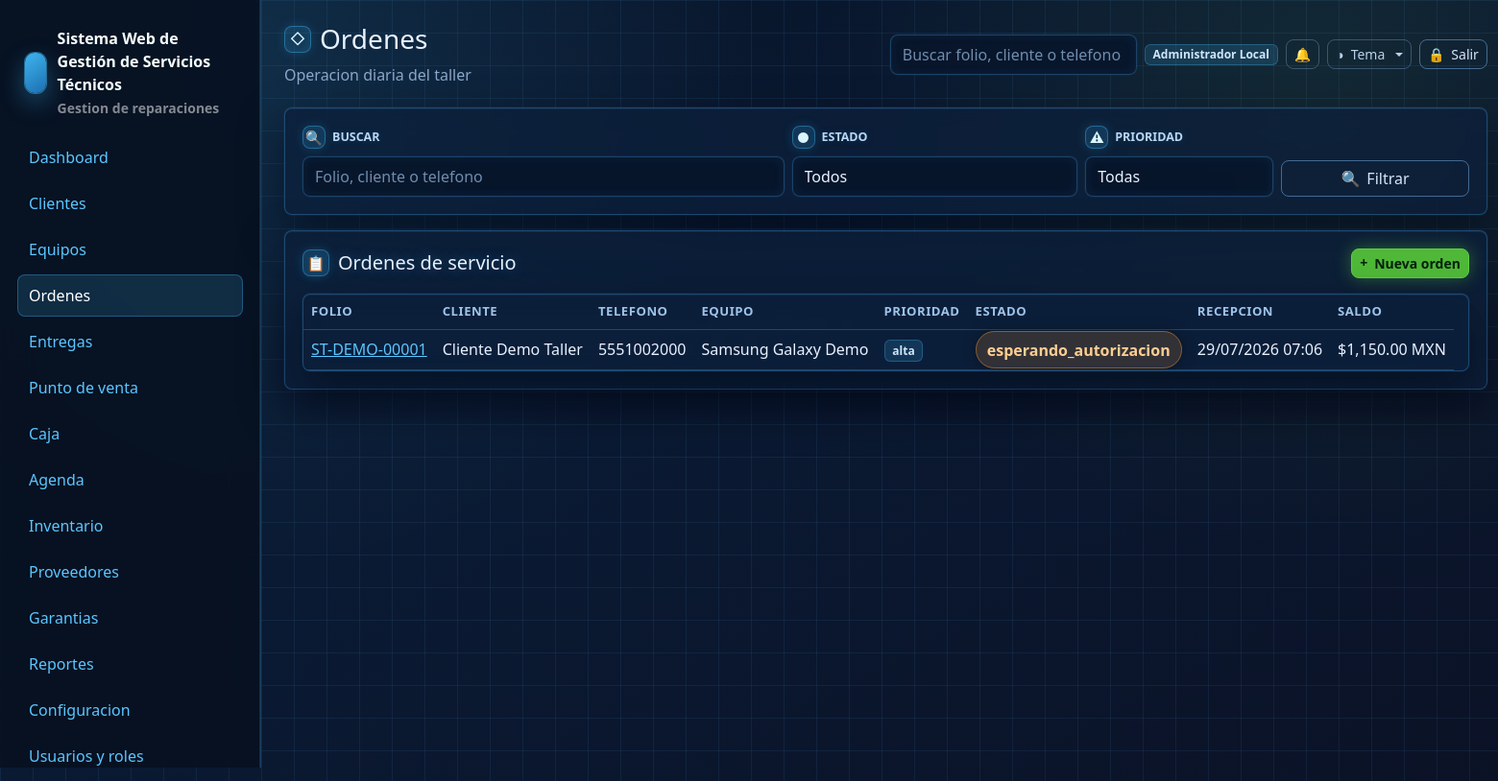
Page /ordenes (signed in) on the committed database.
### tables this page shows
CREATE TABLE users (
    id INT UNSIGNED AUTO_INCREMENT PRIMARY KEY,
    name VARCHAR(160) NOT NULL,
    email VARCHAR(190) NOT NULL UNIQUE,
    password VARCHAR(255) NOT NULL,
    phone VARCHAR(40) NULL,
    status ENUM('activo','inactivo','bloqueado') NOT NULL DEFAULT 'activo',
    last_login_at DATETIME NULL,
    created_at DATETIME NOT NULL DEFAULT CURRENT_TIMESTAMP,
    updated_at DATETIME NULL ON UPDATE CURRENT_TIMESTAMP,
    deleted_at DATETIME NULL
);

CREATE TABLE ordenes_servicio (
    id INT UNSIGNED AUTO_INCREMENT PRIMARY KEY,
    folio VARCHAR(60) NOT NULL UNIQUE,
    cliente_id INT UNSIGNED NOT NULL,
    equipo_id INT UNSIGNED NOT NULL,
    tecnico_id INT UNSIGNED NULL,
    recibido_por INT UNSIGNED NOT NULL,
    tipo_servicio VARCHAR(120) NOT NULL,
    falla_reportada TEXT NOT NULL,
    diagnostico_inicial TEXT NULL,
    prioridad ENUM('baja','normal','alta','urgente') NOT NULL DEFAULT 'normal',
    estado ENUM('recibida','en_revision','diagnosticada','esperando_autorizacion','autorizada','rechazada','en_reparacion','esperando_refaccion','reparada','no_reparable','lista_para_entrega','entregada','cancelada','garantia') NOT NULL DEFAULT 'recibida',
    fecha_recepcion DATETIME NOT NULL DEFAULT CURRENT_TIMESTAMP,
    fecha_estimada_entrega DATETIME NULL,
    fecha_real_entrega DATETIME NULL,
    costo_estimado DECIMAL(12,2) NOT NULL DEFAULT 0,
    costo_final DECIMAL(12,2) NOT NULL DEFAULT 0,
    anticipo DECIMAL(12,2) NOT NULL DEFAULT 0,
    saldo_pendiente DECIMAL(12,2) NOT NULL DEFAULT 0,
    garantia_ofrecida VARCHAR(160) NULL,
    observaciones_internas TEXT NULL,
    observaciones_cliente TEXT NULL,
    codigo_entrega VARCHAR(80) NULL UNIQUE,
    ubicacion_actual VARCHAR(120) NOT NULL DEFAULT 'Recepcion',
    token_publico VARCHAR(120) NOT NULL,
    firma_recepcion TEXT NULL,
    firma_entrega TEXT NULL,
    created_at DATETIME NOT NULL DEFAULT CURRENT_TIMESTAMP,
    updated_at DATETIME NULL ON UPDATE CURRENT_TIMESTAMP,
    deleted_at DATETIME NULL,
    CONSTRAINT fk_orden_cliente FOREIGN KEY (cliente_id) REFERENCES clientes(id),
    CONSTRAINT fk_orden_equipo FOREIGN KEY (equipo_id) REFERENCES equipos(id),
    CONSTRAINT fk_orden_tecnico FOREIGN KEY (tecnico_id) REFERENCES users(id) ON DELETE SET NULL,
    CONSTRAINT fk_orden_recibido FOREIGN KEY (recibido_por) REFERENCES users(id),
    INDEX idx_orden_folio (folio),
    INDEX idx_orden_cliente (cliente_id),
    INDEX idx_orden_equipo (equipo_id),
    INDEX idx_orden_estado (estado),
    INDEX idx_orden_codigo_entrega (codigo_entrega),
    INDEX idx_orden_tecnico (tecnico_id),
    INDEX idx_orden_fecha (fecha_recepcion)
);

CREATE TABLE clientes (
    id INT UNSIGNED AUTO_INCREMENT PRIMARY KEY,
    nombre_completo VARCHAR(190) NOT NULL,
    telefono VARCHAR(40) NOT NULL,
    whatsapp VARCHAR(40) NULL,
    email VARCHAR(190) NULL,
    domicilio VARCHAR(255) NULL,
    ciudad VARCHAR(120) NULL,
    estado VARCHAR(120) NULL,
    codigo_postal VARCHAR(20) NULL,
    rfc VARCHAR(20) NULL,
    notas_internas TEXT NULL,
    estatus ENUM('activo','inactivo') NOT NULL DEFAULT 'activo',
    created_at DATETIME NOT NULL DEFAULT CURRENT_TIMESTAMP,
    updated_at DATETIME NULL ON UPDATE CURRENT_TIMESTAMP,
    deleted_at DATETIME NULL,
    INDEX idx_clientes_nombre (nombre_completo),
    INDEX idx_clientes_telefono (telefono),
    INDEX idx_clientes_email (email)
);

CREATE TABLE equipos (
    id INT UNSIGNED AUTO_INCREMENT PRIMARY KEY,
    cliente_id INT UNSIGNED NOT NULL,
    tipo ENUM('celular','laptop','pc','consola','impresora','electrodomestico','herramienta','moto','otro') NOT NULL DEFAULT 'otro',
    marca_id INT UNSIGNED NULL,
    modelo_id INT UNSIGNED NULL,
    marca VARCHAR(120) NULL,
    modelo VARCHAR(120) NULL,
    numero_serie VARCHAR(120) NULL,
    imei VARCHAR(80) NULL,
    color VARCHAR(80) NULL,
    password_equipo VARCHAR(120) NULL,
    accesorios_recibidos TEXT NULL,
    estado_fisico TEXT NULL,
    observaciones TEXT NULL,
    created_at DATETIME NOT NULL DEFAULT CURRENT_TIMESTAMP,
    updated_at DATETIME NULL ON UPDATE CURRENT_TIMESTAMP,
    deleted_at DATETIME NULL,
    CONSTRAINT fk_equipos_cliente FOREIGN KEY (cliente_id) REFERENCES clientes(id),
    CONSTRAINT fk_equipos_marca FOREIGN KEY (marca_id) REFERENCES equipo_marcas(id) ON DELETE SET NULL,
    CONSTRAINT fk_equipos_modelo FOREIGN KEY (modelo_id) REFERENCES equipo_modelos(id) ON DELETE SET NULL,
    INDEX idx_equipos_cliente (cliente_id),
    INDEX idx_equipos_marca (marca_id),
    INDEX idx_equipos_modelo (modelo_id),
    INDEX idx_equipos_tipo (tipo),
    INDEX idx_equipos_serie (numero_serie),
    INDEX idx_equipos_imei (imei)
);

### resources/views/ordenes/index.php (the view, shortened to what the rows shown need)
<div class="glass-card mb-3">
    <form class="row g-2 align-items-end">
        <div class="col-md-5">
            <label class="form-label" data-icon="&#128269;">Buscar</label>
            <input class="form-control" name="q" value="<?= e($_GET['q'] ?? '') ?>" placeholder="Folio, cliente o telefono" data-table-search-source>
        </div>
        <div class="col-md-3">
            <label class="form-label" data-icon="&#9679;">Estado</label>
            <select class="form-select" name="estado">
                <option value="">Todos</option>
            </select>
        </div>
        <div class="col-md-2">
            <label class="form-label" data-icon="&#9888;">Prioridad</label>
            <select class="form-select" name="prioridad">
                <option value="">Todas</option>
            </select>
        </div>
        <div class="col-md-2 d-grid">
            <button class="btn btn-outline-dark" data-icon="&#128269;">Filtrar</button>
        </div>
    </form>
</div>
<div class="glass-card">
    <div class="d-flex justify-content-between align-items-center mb-3">
        <h2 class="h5 mb-0" data-icon="&#128203;">Ordenes de servicio</h2>
        <a class="btn btn-primary btn-sm" data-icon="&#43;" href="<?= e(url('/ordenes/create')) ?>">Nueva orden</a>
    </div>
    <div class="table-wrap">
        <table class="table align-middle">
            <thead><tr><th>Folio</th><th>Cliente</th><th>Telefono</th><th>Equipo</th><th>Prioridad</th><th>Estado</th><th>Recepcion</th><th>Saldo</th></tr></thead>
            <tbody>
            <?php foreach ($ordenes as $orden): ?>
                <tr>
                    <td><a href="<?= e(url('/ordenes/' . $orden['id'])) ?>"><?= e($orden['folio']) ?></a></td>
                    <td><?= e($orden['cliente_nombre']) ?></td>
                    <td><?= e($orden['cliente_telefono']) ?></td>
                    <td><?= e(trim($orden['equipo_marca'] . ' ' . $orden['equipo_modelo']) ?: $orden['equipo_tipo']) ?></td>
                    <td><span class="badge text-bg-light"><?= e($orden['prioridad']) ?></span></td>
                    <td><span class="badge-state status-<?= e($orden['estado']) ?>"><?= e($orden['estado']) ?></span></td>
                    <td><?= e(fechaHumana($orden['fecha_recepcion'])) ?></td>
                    <td><?= e(formatearMoneda((float) $orden['saldo_pendiente'])) ?></td>
                </tr>
            <?php endforeach; ?>
            </tbody>
        </table>
    </div>
</div>

### app/Core/Router.php (shortened to what the rows shown need)
<?php
final class Router
{
    private array $routes = [];
    private function add(string $method, string $path, callable|array $handler): void
    {
        $pattern = preg_replace('#\{([a-zA-Z_][a-zA-Z0-9_]*)\}#', '(?P<$1>[^/]+)', $path);
        $this->routes[] = [
            'method' => $method,
            'path' => $path,
            'pattern' => '#^' . $pattern . '$#',
            'handler' => $handler,
        ];
    }
    public function dispatch(Request $request): void
    {
        foreach ($this->routes as $route) {
            if ($route['method'] !== $request->method()) {
                continue;
            }
            if (preg_match($route['pattern'], $request->path(), $matches)) {
                $params = array_filter($matches, 'is_string', ARRAY_FILTER_USE_KEY);
                $handler = $route['handler'];
                if (is_array($handler)) {
                    [$class, $method] = $handler;
                    $controller = new $class();
                    $controller->{$method}($request, ...array_values($params));
                    return;
                }
                return;
            }
        }
    }
}

### resources/views/layouts/app.php (shortened to what the rows shown need)
<?php
$user = Auth::user();
$appConfig = require BASE_PATH . '/config/app.php';
$systemName = (string) ($appConfig['name'] ?? 'Servicio Tecnico');
$systemCurrency = 'MXN';
$businessLogo = '';
try {
    $cfg = new ConfiguracionService();
    $systemName = trim((string) $cfg->get('sistema.nombre', $systemName)) ?: $systemName;
    $systemCurrency = monedaSistema($systemCurrency);
    $businessLogo = config_asset_src((string) $cfg->get('negocio.logo_url', ''));
} catch (Throwable) {
    $businessLogo = '';
}
?>
<!doctype html>
<html lang="es">
<head>
    <link href="https://cdn.jsdelivr.net/npm/bootstrap@5.3.3/dist/css/bootstrap.min.css" rel="stylesheet">
    <link href="<?= e(asset('css/app.css') . '?v=20260708-pos-modal-theme') ?>" rel="stylesheet">
    <link href="<?= e(asset('css/themes/crystal.css') . '?v=20260708-pos-modal-theme') ?>" rel="stylesheet">
    <link href="<?= e(asset('css/themes/dark.css') . '?v=20260708-pos-modal-theme') ?>" rel="stylesheet">
    <link href="<?= e(asset('css/themes/live.css') . '?v=20260708-pos-modal-theme') ?>" rel="stylesheet">
    <link href="<?= e(asset('css/themes/blueprint.css') . '?v=20260708-pos-modal-theme') ?>" rel="stylesheet">
</head>
<body data-currency="<?= e($systemCurrency) ?>">
<div class="app-shell">
    <aside class="sidebar" id="app-sidebar">
        <div class="brand">
            <?php if ($businessLogo !== ''): ?>
                <img class="brand-logo" src="<?= e($businessLogo) ?>" alt="<?= e($systemName) ?>">
            <?php else: ?>
                <div class="brand-mark"></div>
            <?php endif; ?>
            <div>
                <div><?= e($systemName) ?></div>
                <small class="text-white-50">Gestion de reparaciones</small>
            </div>
        </div>
        <nav class="nav flex-column">
            <?php foreach ([
                ['Dashboard', '/', 'dashboard'],
                ['Clientes', '/clientes', 'clientes'],
                ['Equipos', '/equipos', 'equipos'],
                ['Ordenes', '/ordenes', 'ordenes'],
                ['Entregas', '/entregas', 'ordenes'],
                ['Punto de venta', '/punto-venta', 'punto_venta'],
                ['Caja', '/caja', 'caja'],
                ['Agenda', '/agenda', 'agenda'],
                ['Inventario', '/inventario', 'inventario'],
                ['Proveedores', '/proveedores', 'proveedores'],
                ['Garantias', '/garantias', 'garantias'],
                ['Reportes', '/reportes', 'reportes'],
                ['Configuracion', '/configuracion', 'configuracion'],
                ['Usuarios y roles', '/usuarios', 'usuarios'],
                ['Licencia demo', '/licencia', 'licencias'],
            ] as [$label, $href, $module]): ?>
                <?php if (Auth::can($module, 'ver')): ?>
                    <a class="nav-link <?= e(is_active($href)) ?>" href="<?= e(url($href)) ?>"><?= e($label) ?></a>
                <?php endif; ?>
            <?php endforeach; ?>
        </nav>
    </aside>
    <main class="main">
        <header class="topbar">
            <div class="topbar-title">
                <h1 class="h3 mb-1" data-icon="&#9671;"><?= e($title ?? '') ?></h1>
                <div class="text-muted">Operacion diaria del taller</div>
            </div>
            <div class="d-flex align-items-center gap-2 topbar-actions">
                <form class="d-none d-md-block" action="<?= e(url('/ordenes')) ?>">
                    <input class="form-control" name="q" placeholder="Buscar folio, cliente o telefono">
                </form>
                <span class="badge text-bg-light topbar-user"><?= e($user['name'] ?? 'Usuario') ?></span>
                <div class="dropdown">
                    <button class="btn btn-outline-secondary btn-sm notif-bell" type="button" data-bs-toggle="dropdown" aria-expanded="false" aria-label="Notificaciones">
                        &#128276;
                    </button>
                </div>
                <div class="dropdown theme-switcher">
                    <button class="btn btn-outline-secondary btn-sm dropdown-toggle" type="button" data-bs-toggle="dropdown" aria-expanded="false" aria-label="Tema" data-icon="&#9681;"><span class="btn-label">Tema</span></button>
                </div>
                <form method="post" action="<?= e(url('/logout')) ?>">
                    <button class="btn btn-outline-dark btn-sm" aria-label="Salir" data-icon="&#128274;"><span class="btn-label">Salir</span></button>
                </form>
            </div>
        </header>
        <?= $content ?>
    </main>
</div>
</body>
</html>

### rows in the picture
users: name "Administrador Local"
ordenes_servicio: folio "ST-DEMO-00001", cliente.nombre_completo "Cliente Demo Taller", cliente.telefono "5551002000", equipo.modelo "Samsung Galaxy Demo", prioridad "alta", estado "esperando_autorizacion", fecha_recepcion "29/07/2026 07:06", saldo_pendiente "$1,150.00 MXN"

### other values in the picture
$systemName "Sistema Web de Gestión de Servicios Técnicos"
$label "Dashboard"
$label "Clientes"
$label "Equipos"
$label "Ordenes"
$label "Entregas"
$label "Punto de venta"
$label "Caja"
$label "Agenda"
$label "Inventario"
$label "Proveedores"
$label "Garantias"
$label "Reportes"
$label "Configuracion"
$label "Usuarios y roles"
